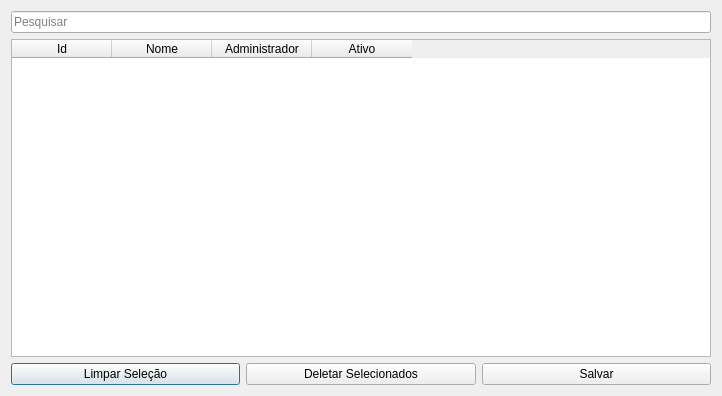
<?xml version="1.0" encoding="UTF-8"?>
<ui version="4.0">
 <class>Dialog</class>
 <widget class="QDialog" name="Dialog">
  <property name="geometry">
   <rect>
    <x>0</x>
    <y>0</y>
    <width>722</width>
    <height>396</height>
   </rect>
  </property>
  <property name="windowTitle">
   <string>Privilégios de Usuários</string>
  </property>
  <layout class="QGridLayout" name="gridLayout">
   <item row="0" column="0">
    <widget class="QLineEdit" name="searchLe">
     <property name="placeholderText">
      <string>Pesquisar</string>
     </property>
    </widget>
   </item>
   <item row="1" column="0">
    <widget class="QTableWidget" name="tableWidget">
     <column>
      <property name="text">
       <string>Id</string>
      </property>
     </column>
     <column>
      <property name="text">
       <string>Nome</string>
      </property>
     </column>
     <column>
      <property name="text">
       <string>Administrador</string>
      </property>
     </column>
     <column>
      <property name="text">
       <string>Ativo</string>
      </property>
     </column>
    </widget>
   </item>
   <item row="2" column="0">
    <layout class="QHBoxLayout" name="horizontalLayout">
     <item>
      <widget class="QPushButton" name="clearSelectionBtn">
       <property name="text">
        <string>Limpar Seleção</string>
       </property>
      </widget>
     </item>
     <item>
      <widget class="QPushButton" name="delBtn">
       <property name="text">
        <string>Deletar Selecionados</string>
       </property>
      </widget>
     </item>
     <item>
      <widget class="QPushButton" name="saveBtn">
       <property name="text">
        <string>Salvar</string>
       </property>
      </widget>
     </item>
    </layout>
   </item>
  </layout>
 </widget>
 <resources/>
 <connections/>
</ui>
